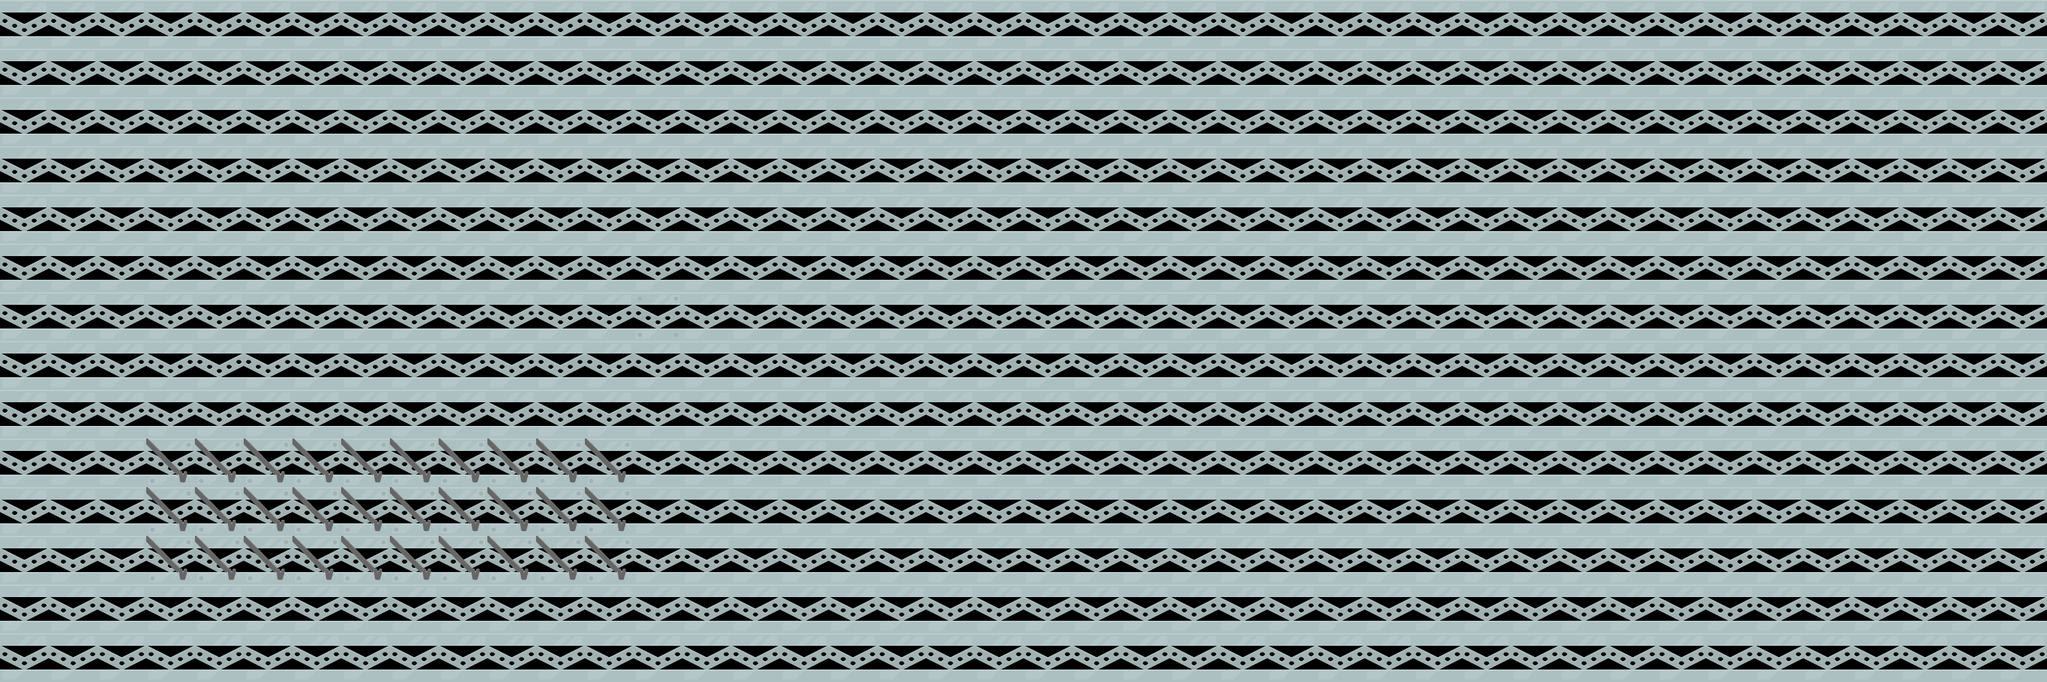

A level layout from a 2D game, rendered from its tile map. Below: a short description, then the map file with tile-grid data replaced by summaries:
An orthogonal 42x14 tile map with 70x70 px tiles, 2 tile layers (Capa de Patrones 1, colisiones).

<map version="1.0" orientation="orthogonal" renderorder="left-down" width="42" height="14" tilewidth="70" tileheight="70" nextobjectid="1">
 <tileset firstgid="1" name="sheet" tilewidth="70" tileheight="70">
  <image source="CutePack/Request pack/sheet.png" width="980" height="490" />
 </tileset>
 <layer name="Capa de Patrones 1" width="42" height="14">
  <data>[588 cells, 588 non-empty, 1 distinct tile ids]</data>
 </layer>
 <layer name="colisiones" width="42" height="14">
  <data>[588 cells, 588 non-empty, 3 distinct tile ids]</data>
 </layer>
</map>
